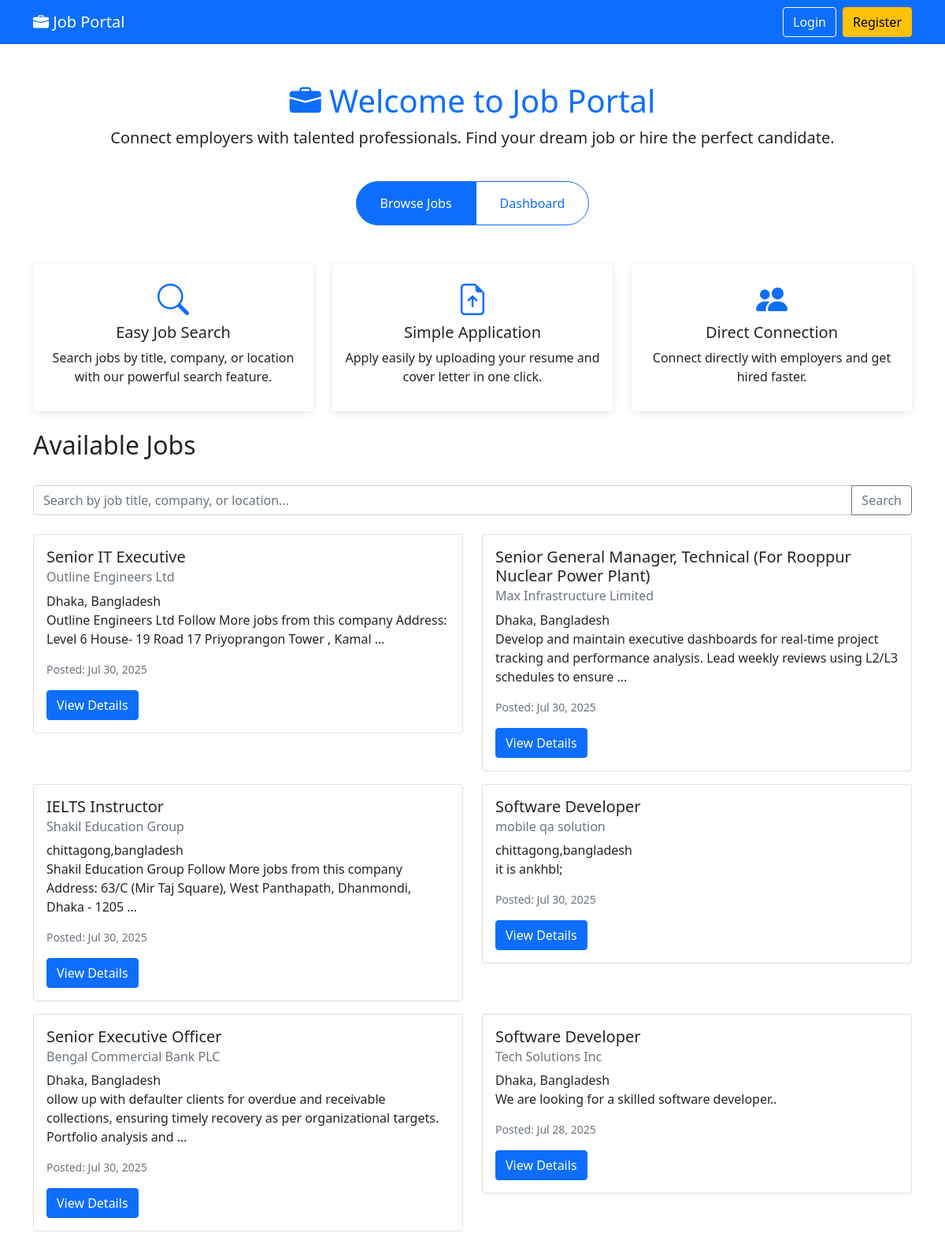
Screenshot of /jobs/ with the database file from the repository.
### jobs/models.py (models this page shows, shortened)
class Job(models.Model):
    title = models.CharField(max_length=200)
    company_name = models.CharField(max_length=200)
    location = models.CharField(max_length=200)
    description = models.TextField()
    posted_by = models.ForeignKey(User, on_delete=models.CASCADE)
    created_at = models.DateTimeField(auto_now_add=True)
    class Meta:
        ordering = ['-created_at']

### jobs/views.py (the view)
# urls.py: path('', views.job_list, name='job_list'),
def job_list(request):
    jobs = Job.objects.all()
    query = request.GET.get('q')
    if query:
        jobs = jobs.filter(
            Q(title__icontains=query) |
            Q(company_name__icontains=query) |
            Q(location__icontains=query)
        )
    return render(request, 'jobs/job_list.html', {
        'jobs': jobs,
        'query': query
    })

### templates/jobs/job_list.html (shortened to what this page needs)
{% extends 'base.html' %}
{% block content %}
<div class="row">
    <div class="col-md-12">
        <div class="d-flex justify-content-between align-items-center mb-4">
            <h2>Available Jobs</h2>
        </div>
        <form method="GET" class="mb-4">
            <div class="input-group">
                <input type="text" class="form-control" name="q"
                       placeholder="Search by job title, company, or location..."
                       value="{{ query|default:'' }}">
                <button class="btn btn-outline-secondary" type="submit">Search</button>
            </div>
        </form>
        <div class="row">
            {% for job in jobs %}
                <div class="col-md-6 mb-3">
                    <div class="card">
                        <div class="card-body">
                            <h5 class="card-title">{{ job.title }}</h5>
                            <h6 class="card-subtitle mb-2 text-muted">{{ job.company_name }}</h6>
                            <p class="card-text">
                                 {{ job.location }}<br>
                                {{ job.description|truncatewords:20 }}
                            </p>
                            <p class="text-muted small">Posted: {{ job.created_at|date:"M d, Y" }}</p>
                            <a href="{% url 'job_detail' job.pk %}" class="btn btn-primary">View Details</a>
                        </div>
                    </div>
                </div>
            {% endfor %}
        </div>
    </div>
</div>
{% endblock %}

### templates/base.html (shortened to what this page needs)
<!DOCTYPE html>
<html lang="en">
<head>
    <link href="https://cdn.jsdelivr.net/npm/bootstrap@5.1.3/dist/css/bootstrap.min.css" rel="stylesheet">
    <link rel="stylesheet" href="https://cdn.jsdelivr.net/npm/bootstrap-icons@1.10.5/font/bootstrap-icons.css">
</head>
<body>
    <nav class="navbar navbar-expand-lg navbar-dark bg-primary">
        <div class="container">
            <a class="navbar-brand" href="{% url 'job_list' %}">
                <i class="bi bi-briefcase-fill"></i> Job Portal
            </a>
            <div class="collapse navbar-collapse" id="navbarNav">
                <div class="navbar-nav ms-auto">
                    {% if user.is_authenticated %}
                        <a class="btn btn-outline-light btn-sm me-2" href="{% url 'dashboard' %}">Dashboard</a>
                        {% if user.profile.role == 'employer' %}
                            <a class="btn btn-outline-light btn-sm me-2" href="{% url 'post_job' %}">Post Job</a>
                            <a class="btn btn-outline-light btn-sm me-2" href="{% url 'my_jobs' %}">My Jobs</a>
                            <a class="btn btn-outline-light btn-sm me-2" href="{% url 'applications' %}">Applications</a>
                        {% elif user.profile.role == 'applicant' %}
                            <a class="btn btn-outline-light btn-sm me-2" href="{% url 'job_list' %}">Browse Jobs</a>
                            <a class="btn btn-outline-light btn-sm me-2" href="{% url 'my_applications' %}">My Applications</a>
                            <a class="btn btn-outline-light btn-sm me-2" href="{% url 'profile' %}">Profile</a>
                        {% endif %}
                        <a class="btn btn-warning btn-sm" href="{% url 'logout' %}">Logout</a>
                    {% else %}
                        <a class="btn btn-outline-light me-2" href="{% url 'login' %}">Login</a>
                        <a class="btn btn-warning" href="{% url 'register' %}">Register</a>
                    {% endif %}
                </div>
            </div>
        </div>
    </nav>
    {% if user.is_authenticated %}
        {% if user.profile.role == 'employer' %}
            <div class="welcome-section">
                <div class="container text-center">
                    <h1><i class="bi bi-building"></i> Employer Dashboard</h1>
                    <p class="lead">Welcome back, {{ user.first_name|default:user.username }}!</p>
                    <p>Manage your job postings and find the perfect candidates</p>
                </div>
            </div>
            <div class="container">
                <div class="row mb-4">
                    <div class="col-md-3 mb-3">
                        <div class="card dashboard-card stats-card">
                            <div class="card-body text-center">
                                <i class="bi bi-briefcase-fill fs-1 mb-2"></i>
                                <h3>{{ total_jobs|default:0 }}</h3>
                                <p class="mb-0">Active Jobs</p>
                            </div>
                        </div>
                    </div>
                    <div class="col-md-3 mb-3">
                        <div class="card dashboard-card stats-card-2">
                            <div class="card-body text-center">
                                <i class="bi bi-file-earmark-text fs-1 mb-2"></i>
                                <h3>{{ total_applications|default:0 }}</h3>
                                <p class="mb-0">Applications</p>
                            </div>
                        </div>
                    </div>
                    <div class="col-md-3 mb-3">
                        <div class="card dashboard-card stats-card-3">
                            <div class="card-body text-center">
                                <i class="bi bi-eye-fill fs-1 mb-2"></i>
                                <h3>{{ total_views|default:0 }}</h3>
                                <p class="mb-0">Job Views</p>
                            </div>
                        </div>
                    </div>
                    <div class="col-md-3 mb-3">
                        <div class="card dashboard-card stats-card-4">
                            <div class="card-body text-center">
                                <i class="bi bi-people-fill fs-1 mb-2"></i>
                                <h3>{{ shortlisted|default:0 }}</h3>
                                <p class="mb-0">Shortlisted</p>
                            </div>
                        </div>
                    </div>
                </div>
                <div class="row mb-4">
                    <div class="col-md-6 mb-3">
                        <div class="card dashboard-card h-100">
                            <div class="card-body">
                                <h5><i class="bi bi-plus-circle text-primary"></i> Quick Actions</h5>
                                <div class="d-grid gap-2">
                                    <a href="{% url 'post_job' %}" class="btn btn-primary action-btn">
                                        <i class="bi bi-plus-lg"></i> Post New Job
                                    </a>
                                    <a href="{% url 'applications' %}" class="btn btn-outline-primary action-btn">
                                        <i class="bi bi-file-earmark-text"></i> Review Applications
                                    </a>
                                </div>
                            </div>
                        </div>
                    </div>
                    <div class="col-md-6 mb-3">
                        <div class="card dashboard-card h-100">
                            <div class="card-body">
                                <h5><i class="bi bi-graph-up text-success"></i> Recent Activity</h5>
                                <div class="list-group list-group-flush">
                                    <div class="list-group-item border-0 px-0">
                                        <small class="text-muted">Today</small><br>
                                        <span>5 new applications received</span>
                                    </div>
                                    <div class="list-group-item border-0 px-0">
                                        <small class="text-muted">Yesterday</small><br>
                                        <span>Job "Senior Developer" got 25 views</span>
                                    </div>
                                </div>
                            </div>
                        </div>
                    </div>
                </div>
            </div>
        {% elif user.profile.role == 'applicant' %}
            <div class="welcome-section">
                <div class="container text-center">
                    <h1><i class="bi bi-person-circle"></i> Job Seeker Dashboard</h1>
                    <p class="lead">Welcome back, {{ user.first_name|default:user.username }}!</p>
                    <p>Track your applications and discover new opportunities</p>
                </div>
            </div>
            <div class="container">
                <div class="row mb-4">
                    <div class="col-md-3 mb-3">
                        <div class="card dashboard-card stats-card">
                            <div class="card-body text-center">
                                <i class="bi bi-file-earmark-arrow-up fs-1 mb-2"></i>
                                <h3>{{ my_applications|default:0 }}</h3>
                                <p class="mb-0">Applications</p>
                            </div>
                        </div>
                    </div>
                    <div class="col-md-3 mb-3">
                        <div class="card dashboard-card stats-card-2">
                            <div class="card-body text-center">
                                <i class="bi bi-clock-history fs-1 mb-2"></i>
                                <h3>{{ pending_applications|default:0 }}</h3>
                                <p class="mb-0">Pending</p>
                            </div>
                        </div>
                    </div>
                    <div class="col-md-3 mb-3">
                        <div class="card dashboard-card stats-card-3">
                            <div class="card-body text-center">
                                <i class="bi bi-check-circle fs-1 mb-2"></i>
                                <h3>{{ shortlisted_applications|default:0 }}</h3>
                                <p class="mb-0">Shortlisted</p>
                            </div>
                        </div>
                    </div>
                    <div class="col-md-3 mb-3">
                        <div class="card dashboard-card stats-card-4">
                            <div class="card-body text-center">
                                <i class="bi bi-bookmark-heart fs-1 mb-2"></i>
                                <h3>{{ saved_jobs|default:0 }}</h3>
                                <p class="mb-0">Saved Jobs</p>
                            </div>
                        </div>
                    </div>
                </div>
                <div class="row mb-4">
                    <div class="col-md-6 mb-3">
                        <div class="card dashboard-card h-100">
                            <div class="card-body">
                                <h5><i class="bi bi-search text-primary"></i> Job Search</h5>
                                <div class="d-grid gap-2">
                                    <a href="{% url 'job_list' %}" class="btn btn-primary action-btn">
                                        <i class="bi bi-search"></i> Browse All Jobs
                                    </a>
                                    <a href="{% url 'recommended_jobs' %}" class="btn btn-outline-primary action-btn">
                                        <i class="bi bi-star"></i> Recommended Jobs
                                    </a>
                                </div>
                            </div>
                        </div>
                    </div>
                    <div class="col-md-6 mb-3">
                        <div class="card dashboard-card h-100">
                            <div class="card-body">
                                <h5><i class="bi bi-bell text-warning"></i> Recent Updates</h5>
                                <div class="list-group list-group-flush">
                                    <div class="list-group-item border-0 px-0">
                                        <small class="text-muted">2 hours ago</small><br>
                                        <span>Application status updated</span>
                                    </div>
                                    <div class="list-group-item border-0 px-0">
                                        <small class="text-muted">Yesterday</small><br>
                                        <span>3 new jobs matching your profile</span>
                                    </div>
                                </div>
                            </div>
                        </div>
                    </div>
                </div>
                <div class="row">
                    <div class="col-12">
                        <div class="card dashboard-card">
                            <div class="card-body">
                                <h5><i class="bi bi-person-gear text-info"></i> Profile Status</h5>
                                <div class="progress mb-3" style="height: 10px;">
                                    <div class="progress-bar" role="progressbar" style="width: {{ profile_completion|default:60 }}%"></div>
                                </div>
                                <p>Your profile is {{ profile_completion|default:60 }}% complete</p>
                                <a href="{% url 'profile' %}" class="btn btn-outline-info">Complete Profile</a>
                            </div>
                        </div>
                    </div>
                </div>
            </div>
        {% endif %}
    {% else %}
        <div class="container text-center mt-5">
            <h1 class="text-primary"><i class="bi bi-briefcase-fill"></i> Welcome to Job Portal</h1>
            <p class="lead">Connect employers with talented professionals. Find your dream job or hire the perfect candidate.</p>
            <div class="btn-group mt-4">
                <a href="{% url 'job_list' %}" class="btn btn-primary action-btn">Browse Jobs</a>
                <a href="{% url 'dashboard' %}" class="btn btn-outline-primary action-btn">Dashboard</a>
            </div>
            <div class="row mt-5">
                <div class="col-md-4">
                    <div class="card dashboard-card">
                        <div class="card-body text-center">
                            <i class="bi bi-search text-primary fs-1 mb-3"></i>
                            <h5>Easy Job Search</h5>
                            <p>Search jobs by title, company, or location with our powerful search feature.</p>
                        </div>
                    </div>
                </div>
                <div class="col-md-4">
                    <div class="card dashboard-card">
                        <div class="card-body text-center">
                            <i class="bi bi-file-earmark-arrow-up text-primary fs-1 mb-3"></i>
                            <h5>Simple Application</h5>
                            <p>Apply easily by uploading your resume and cover letter in one click.</p>
                        </div>
                    </div>
                </div>
                <div class="col-md-4">
                    <div class="card dashboard-card">
                        <div class="card-body text-center">
                            <i class="bi bi-people-fill text-primary fs-1 mb-3"></i>
                            <h5>Direct Connection</h5>
                            <p>Connect directly with employers and get hired faster.</p>
                        </div>
                    </div>
                </div>
            </div>
        </div>
    {% endif %}
    <div class="container mt-4">
        {% block content %}{% endblock %}
    </div>
</body>
</html>

### rows the page displays
Job: title "Senior IT Executive", company_name "Outline Engineers Ltd", location "Dhaka, Bangladesh", description "Outline Engineers Ltd Follow More jobs from this company Address: Level 6 House- 19 Road 17 Priyoprangon Tower , Kamal …", created_at "Jul 30, 2025"
Job: title "Senior General Manager, Technical (For Rooppur Nuclear Power Plant)", company_name "Max Infrastructure Limited", location "Dhaka, Bangladesh", description "Develop and maintain executive dashboards for real-time project tracking and performance analysis. Lead weekly reviews using L2/L3 schedules to ensure …", created_at "Jul 30, 2025"
Job: title "IELTS Instructor", company_name "Shakil Education Group", location "chittagong,bangladesh", description "Shakil Education Group Follow More jobs from this company Address: 63/C (Mir Taj Square), West Panthapath, Dhanmondi, Dhaka - 1205 …", created_at "Jul 30, 2025"
Job: title "Software Developer", company_name "mobile qa solution", location "chittagong,bangladesh", description "it is ankhbl;", created_at "Jul 30, 2025"
Job: title "Senior Executive Officer", company_name "Bengal Commercial Bank PLC", location "Dhaka, Bangladesh", description "ollow up with defaulter clients for overdue and receivable collections, ensuring timely recovery as per organizational targets. Portfolio analysis and …", created_at "Jul 30, 2025"
Job: title "Software Developer", company_name "Tech Solutions Inc", location "Dhaka, Bangladesh", description "We are looking for a skilled software developer..", created_at "Jul 28, 2025"
